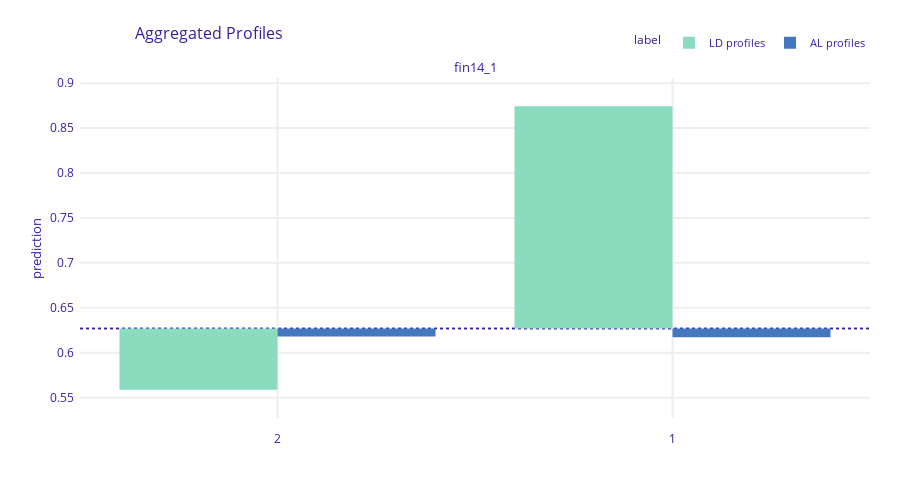

The notebook cell this image was saved under:
### Code cell
ld_rf1.plot(al_rf1, variables = ['fin14_1'])

### Figure 1 — Plotly figure (JSON) as saved in the notebook; plotly's stock layout.template omitted (floating-point values rounded to 4 significant figures)
{"data": [{"alignmentgroup": "True", "base": [0.6269, 0.6269], "customdata": [[0.5589, "LD profiles", "fin14_1"], [0.8742, "LD profiles", "fin14_1"]], "hovertemplate": "<b>%{hovertext}</b><br><br>mean_prediction=%{base:.3f}<br>prediction=%{customdata[0]:.3f}<extra></extra>", "hovertext": ["LD profiles", "LD profiles"], "legendgroup": "LD profiles", "marker": {"color": "#8bdcbe", "pattern": {"shape": ""}}, "name": "LD profiles", "offsetgroup": "LD profiles", "orientation": "v", "showlegend": true, "textposition": "auto", "type": "bar", "x": ["2", "1"], "xaxis": "x", "y": [-0.06802, 0.2473], "yaxis": "y"}, {"alignmentgroup": "True", "base": [0.6269, 0.6269], "customdata": [[0.618, "AL profiles", "fin14_1"], [0.6173, "AL profiles", "fin14_1"]], "hovertemplate": "<b>%{hovertext}</b><br><br>mean_prediction=%{base:.3f}<br>prediction=%{customdata[0]:.3f}<extra></extra>", "hovertext": ["AL profiles", "AL profiles"], "legendgroup": "AL profiles", "marker": {"color": "#4378bf", "pattern": {"shape": ""}}, "name": "AL profiles", "offsetgroup": "AL profiles", "orientation": "v", "showlegend": true, "textposition": "auto", "type": "bar", "x": [2, 1], "xaxis": "x", "y": [-0.008875, -0.009596], "yaxis": "y"}], "layout": {"annotations": [{"font": {"size": 13}, "showarrow": false, "text": "fin14_1", "x": 0.5, "xanchor": "center", "xref": "paper", "y": 1, "yanchor": "bottom", "yref": "paper"}, {"font": {"size": 13}, "showarrow": false, "text": "prediction", "textangle": -90, "x": -0.07, "xref": "paper", "y": 0.5, "yref": "paper"}], "barmode": "group", "font": {"color": "#371ea3"}, "height": 489, "hovermode": "x unified", "legend": {"font": {"size": 11}, "itemsizing": "constant", "orientation": "h", "title": {"font": {"size": 12}, "text": "label"}, "tracegroupgap": 0, "x": 1, "xanchor": "right", "y": 1.061, "yanchor": "bottom"}, "margin": {"b": 71, "r": 30, "t": 78}, "shapes": [{"layer": "below", "line": {"color": "#371ea3", "dash": "dot", "width": 1.5}, "type": "line", "x0": 0, "x1": 1, "xref": "x domain", "y0": 0.6269, "y1": 0.6269, "yref": "y"}, {"layer": "below", "line": {"color": "#371ea3", "dash": "dot", "width": 1.5}, "type": "line", "x0": 0, "x1": 1, "xref": "x domain", "y0": 0.6269, "y1": 0.6269, "yref": "y"}], "title": {"font": {"size": 16}, "text": "Aggregated Profiles", "x": 0.15}, "xaxis": {"anchor": "y", "automargin": true, "domain": [0, 1], "fixedrange": true, "gridwidth": 2, "showticklabels": true, "tickcolor": "white", "ticklen": 10, "ticks": "outside", "title": {"text": ""}, "type": "category"}, "yaxis": {"anchor": "x", "automargin": true, "domain": [0, 1], "fixedrange": true, "gridwidth": 2, "range": [0.5273, 0.9057], "tickcolor": "white", "ticklen": 3, "ticks": "outside", "title": {"text": ""}, "type": "linear", "zeroline": false}}}
